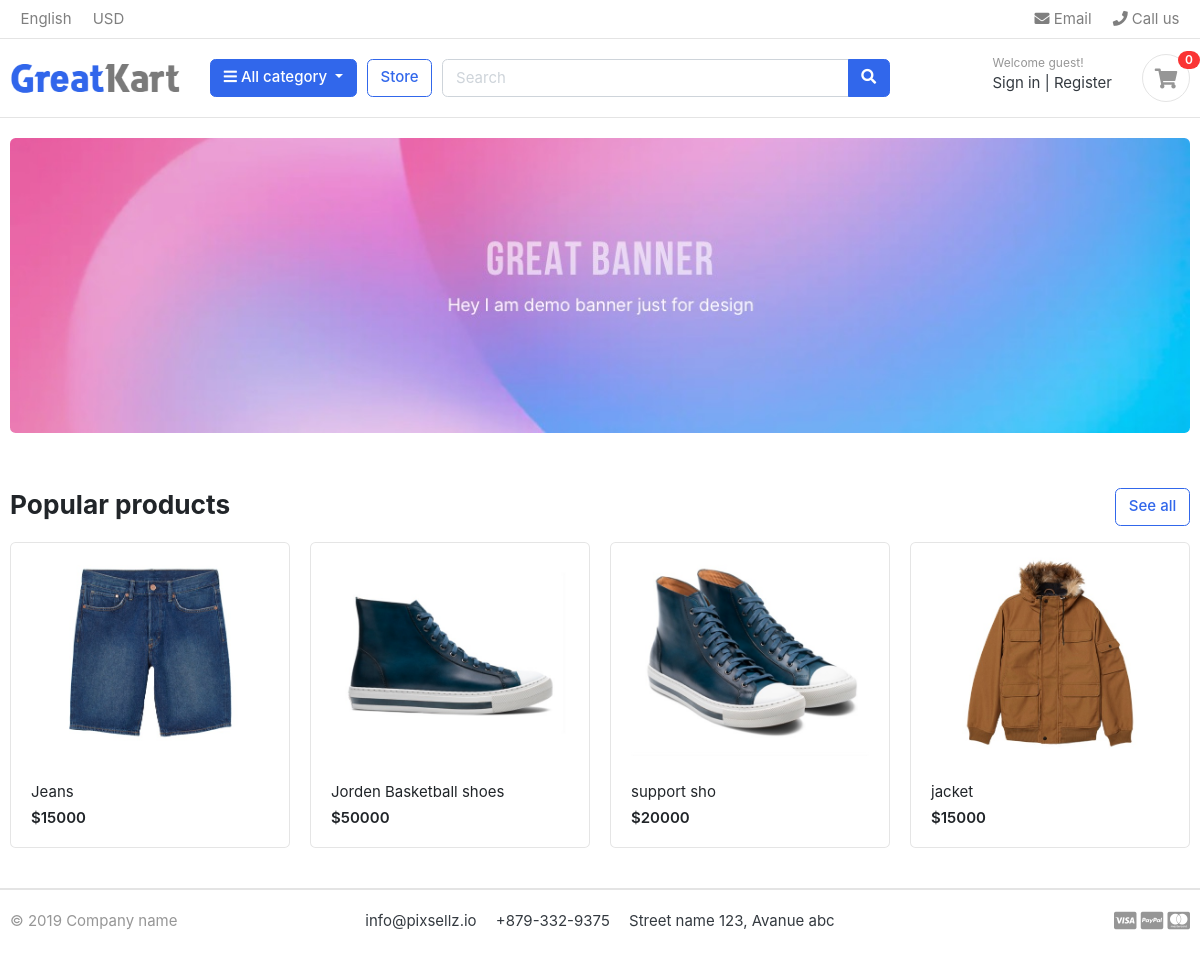
The page / on the database its author committed.
### store/models.py (models this page shows, shortened)
class Product(models.Model):
    product_name = models.CharField(max_length=200, unique=True)
    slug = models.SlugField(max_length=200, unique=True)
    description = models.TextField(max_length=500)
    price = models.IntegerField()
    images = models.ImageField(upload_to='photos/products')
    stock = models.IntegerField()
    is_available = models.BooleanField(default=True)
    category = models.ForeignKey(category, on_delete=models.CASCADE)
    created_date = models.DateTimeField(auto_now_add=True)
    modified_date = models.DateTimeField(auto_now=True)
    def get_url(self):
        return reverse('product_detail', args=[self.category.slug, self.slug])

### greatkart/views.py (the view)
# urls.py: 2. Add a URL to urlpatterns:  path('', views.home, name='home')
def home(request):
    products=Product.objects.all().filter(is_available=True)
    context = {
    'products': products,
}
    return render(request, 'home.html', context)

### category/context_processors.py (called while the page is built)
def menu_links(request):
    links=category.objects.all()
    return dict(links=links)

### category/models.py (called while the page is built)
    def get_url(self):
        return reverse('products_by_category', args=[self.slug])

### templates/home.html
{% extends 'base.html' %}
{% load static %}
{% block content %}
<section class="section-intro padding-y-sm">
<div class="container">
<div class="intro-banner-wrap">
	<img src="{% static 'images/banners/1.jpg'%}" class="img-fluid rounded">
</div>
</div>
</section>
<section class="section-name padding-y-sm">
<div class="container">
<header class="section-heading">
	<a href="{%url 'store'%}" class="btn btn-outline-primary float-right">See all</a>
	<h3 class="section-title">Popular products</h3>
</header>
<div class="row">
  {% for product in products %}
	<div class="col-md-3">
		<div class="card card-product-grid">
			<a href="{{product.get_url}}" class="img-wrap"> <img src="{{product.images.url}}"> </a>
			<figcaption class="info-wrap">
				<a href="{{product.get_url}}" class="title">{{product.product_name}}</a>
				<div class="price mt-1">${{product.price}}</div>
			</figcaption>
		</div>
	</div>
 {% endfor %}
</div>
</div>
</section>
</body>
</html>
{% endblock content %}

### templates/base.html (shortened to what this page needs)
{% load static %}
<!DOCTYPE HTML>
<html lang="en">
<head>
<link href="{%static 'css/bootstrap.css'%}" rel="stylesheet" type="text/css"/>
<link href="{%static 'fonts/fontawesome/css/all.min.css'%}" type="text/css" rel="stylesheet">
<link href="{%static 'css/ui.css'%}" rel="stylesheet" type="text/css"/>
<link href="{% static 'css/responsive.css'%}" rel="stylesheet" media="only screen and (max-width: 1200px)" />
</head>
<body>
{% include 'includes/navbar.html' %}
    {% block content %}
    {% endblock content %}
 {% include 'includes/footer.html' %}

### templates/includes/navbar.html (shortened to what this page needs)
 {% load static %}
 <header class="section-header">
<nav class="navbar p-md-0 navbar-expand-sm navbar-light border-bottom">
<div class="container">
  <div class="collapse navbar-collapse" id="navbarTop4">
    <ul class="navbar-nav mr-auto">
    	<li class="nav-item dropdown">
		 	<a href="#" class="nav-link">   English </a>
		</li>
		<li class="nav-item dropdown">
			<a href="#" class="nav-link"> USD </a>
		</li>
    </ul>
    <ul class="navbar-nav">
		<li><a href="#" class="nav-link"> <i class="fa fa-envelope"></i> Email </a></li>
		<li><a href="#" class="nav-link"> <i class="fa fa-phone"></i> Call us </a></li>
	</ul>
  </div>
</div>
</nav>
<section class="header-main border-bottom">
	<div class="container">
<div class="row align-items-center">
	<div class="col-lg-2 col-md-3 col-6">
		<a href="{% url 'home' %}" class="brand-wrap">
			<img class="logo" src="./images/logo.png">
		</a>
	</div>
	<div class="col-lg col-sm col-md col-6 flex-grow-0">
		<div class="category-wrap dropdown d-inline-block float-right">
			<button type="button" class="btn btn-primary dropdown-toggle" data-toggle="dropdown">
				<i class="fa fa-bars"></i> All category
			</button>
		</div>
	</div>
	<a href="{% url 'store' %}" class="btn btn-outline-primary">Store</a>
	<div class="col-lg  col-md-6 col-sm-12 col">
		<form action="#" class="search">
			<div class="input-group w-100">
			    <input type="text" class="form-control" style="width:60%;" placeholder="Search">
			    <div class="input-group-append">
			      <button class="btn btn-primary" type="submit">
			        <i class="fa fa-search"></i>
			      </button>
			    </div>
		    </div>
		</form>
	</div>
	<div class="col-lg-3 col-sm-6 col-8 order-2 order-lg-3">
				<div class="d-flex justify-content-end mb-3 mb-lg-0">
					<div class="widget-header">
						<small class="title text-muted">Welcome guest!</small>
						<div>
							<a href="./signin.html">Sign in</a> <span class="dark-transp"> | </span>
							<a href="./register.html"> Register</a>
						</div>
					</div>
					<a href="./cart.html" class="widget-header pl-3 ml-3">
						<div class="icon icon-sm rounded-circle border"><i class="fa fa-shopping-cart"></i></div>
						<span class="badge badge-pill badge-danger notify">0</span>
					</a>
				</div>
			</div>
</div>
	</div>
</section>
</header>

### templates/includes/footer.html
<footer class="section-footer border-top">
	<div class="container">
		<section class="footer-bottom border-top row">
			<div class="col-md-2">
				<p class="text-muted"> &copy 2019 Company name </p>
			</div>
			<div class="col-md-8 text-md-center">
				<span  class="px-2">info@pixsellz.io</span>
				<span  class="px-2">+879-332-9375</span>
				<span  class="px-2">Street name 123, Avanue abc</span>
			</div>
			<div class="col-md-2 text-md-right text-muted">
				<i class="fab fa-lg fa-cc-visa"></i>
				<i class="fab fa-lg fa-cc-paypal"></i>
				<i class="fab fa-lg fa-cc-mastercard"></i>
			</div>
		</section>
	</div>
</footer>

### static/css/ui.css (style rules this page uses)
html { font-family: "Inter", sans-serif; font-size: 15px; }
.img-wrap { text-align: center; display: block; }
.img-wrap img { max-width: 100%; }
.icon-xs, .icon-sm, .icon-md, .icon-lg { display: inline-block; text-align: center; flex-shrink: 0; flex-grow: 0; }
.icon-sm { width: 48px; height: 48px; line-height: 48px !important; font-size: 20px; }
.padding-y-sm { padding-top: 20px; padding-bottom: 20px; }
.section-heading { margin-bottom: 20px; margin-top: 15px; }
.section-title { color: #212529; }
p:last-child { margin-bottom: 0; }
.header-main { position: relative; padding-top: 1rem; padding-bottom: 1rem; }
.brand-wrap .logo, .navbar-brand .logo { margin-right: 7px; max-height: 42px; display: inline-block; }
.widget-header { display: inline-block; vertical-align: middle; position: relative; }
.widget-header a { color: #343a40; }
.widget-header i { color: #969696; }
.widget-header .title { display: block; }
.widget-header .notify { position: absolute; top: -3px; right: -10px; }
.footer-bottom { padding-top: 20px; padding-bottom: 20px; }
[class*=card-product] a.title { color: #212529; display: block; }
[class*=card-product] .img-wrap { overflow: hidden; position: relative; }
[class*=card-product] .img-wrap img { height: 100%; max-width: 100%; width: auto; display: inline-block; -o-object-fit: cover; object-fit: cover; }
.card-product-grid { margin-bottom: 20px; }
.card-product-grid .img-wrap { border-radius: 0.2rem 0.2rem 0 0; height: 220px; }
.card-product-grid .info-wrap { overflow: hidden; padding: 18px 20px; }
.card .img-wrap { overflow: hidden; }
.notify { position: absolute; top: -4px; right: -10px; display: inline-block; padding: 0.25em 0.6em; font-size: 12px; line-height: 1; text-align: center; border-radius: 3rem; color: #fff; background-color: #fa3434; }
.price { font-weight: 600; color: #212529; }

### rows shown on the page
Product: images (picture), product_name "Jeans", price "15000"
Product: images (picture), product_name "Jorden Basketball shoes", price "50000"
Product: images (picture), product_name "support sho", price "20000"
Product: images (picture), product_name "jacket", price "15000"
